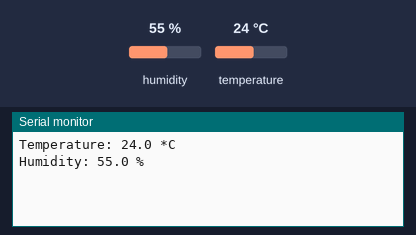
Recording of a sketch running on a simulated Arduino Uno, built with avr-gcc and run on an emulated ATmega328P. Shown: the last lines printed to the serial monitor. The test bench sets the inputs (shaded band); at power-on: humidity 55 %, temperature 24 °C.

Above: at 1.2 s.
1.3 s: humidity set to 22 %
At 2.9 s:
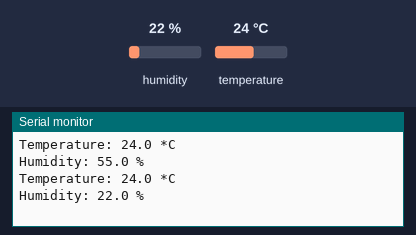
3.0 s: temperature set to 12 °C
4.7 s: humidity set to 40 %
At 6.3 s:
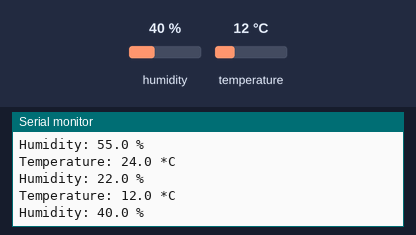
Timing chart, 0 to 7.8 s (numbered marks = the images above; inputs shaded):
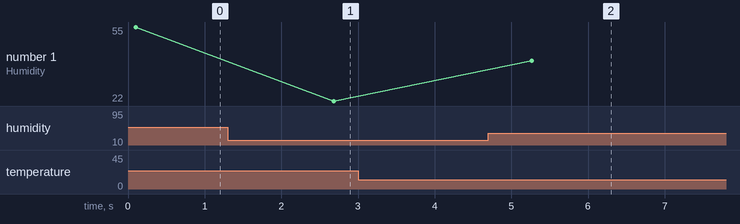

Measured:
- after the input at 1.3 s, the serial monitor: prints a new line after 1.4 s (image 1)
- after the input at 4.7 s, the serial monitor: prints a new line after 0.57 s (image 2)
- plotted number 1: 55 → 22 after the input at 1.3 s, 22 → 40 after the input at 4.7 s

The sketch:

am2320_sensor_test.ino
```cpp
/*
  Пример работы с датчиком температуры/влажности AM2320
  Created by Rostislav Varzar
*/

#include <AM2320.h>

AM2320 sensor;

void setup() {
  // Инициализация последовательного порта
  Serial.begin(9600);
  // Инициализация датчика
  sensor.begin();
}

void loop() {
  // Измерение
  if (sensor.measure())
  {
    float t = sensor.getTemperature();
    float h = sensor.getHumidity();
    // Вывод измеренных значений
    Serial.println("Temperature: " + String(t, 1) + " *C");
    Serial.println("Humidity: " + String(h, 1) + " %");
  }
  delay(2500);
}
```
